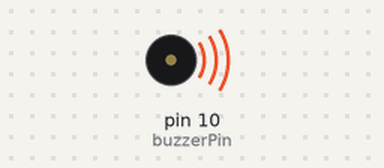
A sketch run on a simulated Arduino Uno, built with avr-gcc and run on an emulated ATmega328P. On the bench: buzzer (waves = sounding). At 1.2 s the program stops and its outputs stay as they are.

Above: at 0.1 s.
At 1.3 s:
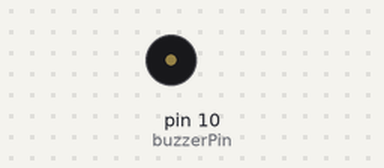
Timing chart, 0 to 2.7 s (numbered marks = the images above):
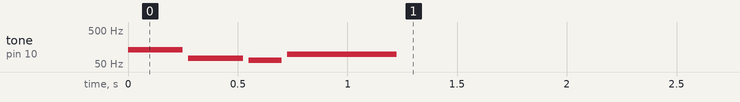

Measured:
- by itself, tone on pin 10 (buzzerPin): plays 130 Hz for 0.25 s, 73 Hz for 0.25 s, 65 Hz for 0.15 s, 98 Hz for 0.50 s

The sketch:

Lose_Song.ino
```cpp
int buzzerPin = 10;
void setup() {
  // put your setup code here, to run once:
  pinMode(buzzerPin, OUTPUT);
}

void loop() {


  tone(buzzerPin, 130, 250);
  delay(275);
  tone(buzzerPin, 73, 250);
  delay(275);
  tone(buzzerPin, 65, 150);
  delay(175);
  tone(buzzerPin, 98, 500);
  delay(500);

  while(true) {}
}
```
